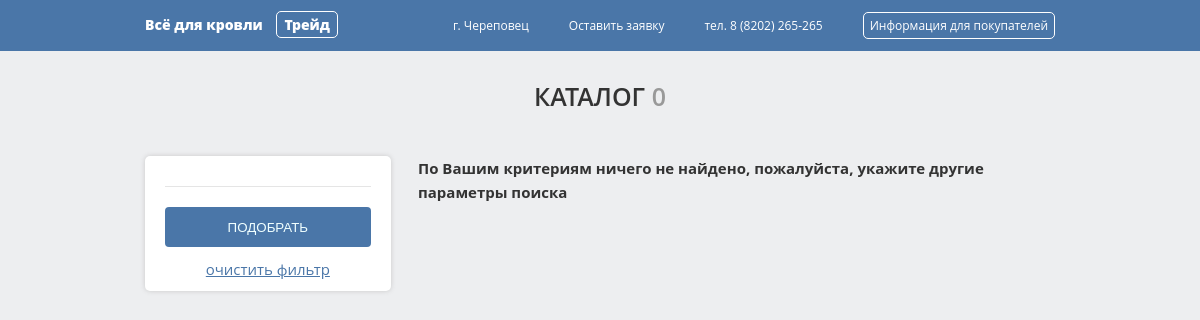
The page /db_orm/catalog/ on the database as committed earlier.
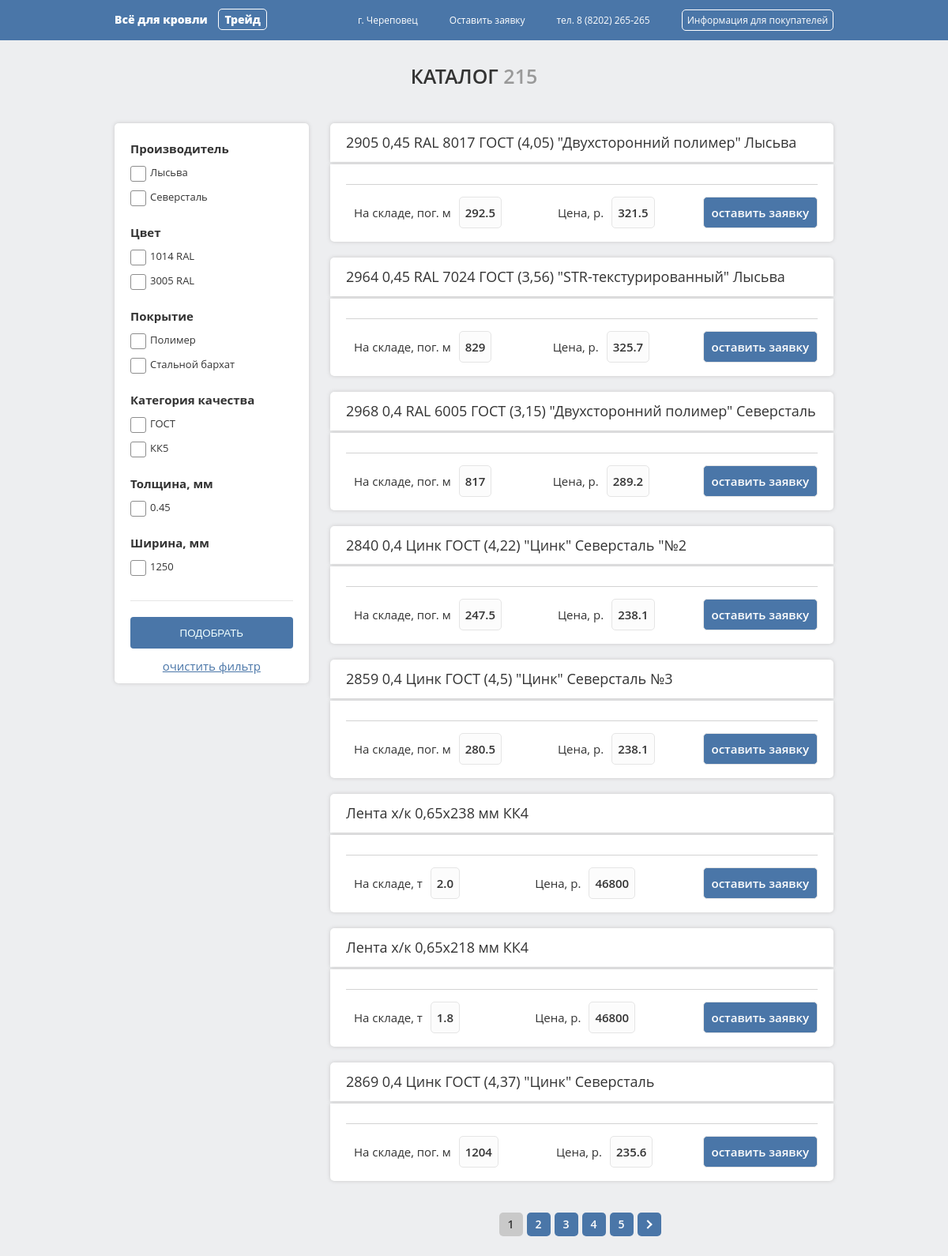
The same page on the database as committed later.
### db_orm/models.py (models this page shows, shortened)
class FeatureGroup(models.Model):
    link = models.UUIDField(primary_key=True, default=uuid.uuid4, editable=False)
    name = models.CharField(max_length=50)

class Feature(models.Model):
    name = models.CharField(max_length=50)
    link = models.UUIDField(default=uuid.uuid4, primary_key=True, editable=False)
    feature_group = models.ForeignKey('FeatureGroup', on_delete = models.CASCADE, default = None)

class Product(models.Model):
    link = models.UUIDField(primary_key=True, default=uuid.uuid4, editable=False)
    name = models.CharField(max_length=50)
    price = models.DecimalField(max_digits=15, decimal_places=2, default=0)
    unit_of_measurement = models.CharField(max_length=10, default=None)
    balance = models.DecimalField(max_digits=15, decimal_places=3, default=0)
    features_link = models.ManyToManyField(Feature)

### db_orm/views.py (the view)
# urls.py: path('catalog/', views.catalog, name='catalog'),
def catalog(request):
    catalog_link = request.get_full_path()
    products_list = Product.objects.all()
    groups_with_features = get_groups_with_features(products_list)
    filter_params = request.GET.getlist('filter_items')
    filter_params = [UUID(x) for x in filter_params]
    if len(filter_params):
        products_list = filter_products(filter_params, products_list)
    quantity_of_products = len(products_list)
    paginator = Paginator(products_list, 8)
    page_number = request.GET.get('page', 1)
    page = paginator.get_page(page_number)
    is_paginated = page.has_other_pages()
    if page.has_previous():
        previous_page_number = page.previous_page_number()
    else:
        previous_page_number = ''
    if page.has_next():
        next_page_number = page.next_page_number()
    else:
        next_page_number = ''
    context = {
               'products': page,
               'groups_with_features': groups_with_features,
               'filter_params': filter_params,
               'is_paginated': is_paginated,
               'next_page_number': next_page_number,
               'previous_page_number': previous_page_number,
               'quantity_of_products': quantity_of_products,
               }
    return render(request, 'catalog.html', context=context)

### db_orm/catalog_filter.py (called while the page is built)
def get_groups_with_features(products_list):
    all_features = set()
    for product in products_list:
        for feature in product.features_link.all():
            all_features.add(feature)
    feature_groups = set()
    for feature in all_features:
        feature_groups.add(feature.feature_group)
    groups_with_features = []
    for group in feature_groups:
        features_of_group = []
        for feature in all_features:
            if feature.feature_group == group:
                features_of_group.append(feature)
        group_element = {
                        'name': group.name,
                        'features': sorted(features_of_group, key=lambda features: features.name),
                         }
        groups_with_features.append(group_element)
    return groups_with_features

### db_orm/templatetags/my_tags.py (called while the page is built)
@register.simple_tag(takes_context=True)
def param_replace(context, **kwargs):
    d = context['request'].GET.copy()
    for k, v in kwargs.items():
        d[k] = v
    for k in [k for k, v in d.items() if not v]:
        del d[k]
    return d.urlencode()

### db_orm/templates/catalog.html (shortened to what the changed rows need)
{% extends 'base.html' %}
{% load my_tags %}
{% block content %}
<div class="section">
    <div class="container">
        <div class="title">Каталог <span class="quantity_of_products">{{quantity_of_products}}</span></div>
        <div class="catalog">
            <div class="filter">
                <div class="filter_inner">
                    <form action="{% url 'catalog' %}" method="GET">
                        {% for group in groups_with_features %}
                        <div class="filter_item">
                            <div class="filter_title">
                                {{group.name}}
                            </div>
                            <div class="filter_input">
                                {% for feature in group.features %}
                                {% if feature.link in filter_params %}
                                <input checked id="{{feature.link}}" type="checkbox" name="filter_items"
                                    value="{{feature.link}}">
                                <label for="{{feature.link}}">{{feature.name}}</label>
                                {% else %}
                                <label for="{{feature.link}}">{{feature.name}}</label>
                                {% endif %}
                                {% endfor %}
                            </div>
                        </div>
                        {% endfor %}
                    </form>
                </div>
            </div>
            <div class="goods">
                <div class="products">
                    {% if not products %}
                    <span><b>По Вашим критериям ничего не найдено, пожалуйста, укажите другие параметры
                            поиска</b></span>
                    {% endif %}
                    {% for product in products %}
                    <div class="product_item">
                        <div class="product_name">
                            {{product.name}}
                        </div>
                        <div class="product_details">
                            <div class="product_info">
                                <div class="product_info_item">
                                    <div class="product_info_title">
                                        На складе, {{product.unit_of_measurement}}
                                    </div>
                                    <div class="product_info_content">
                                        {{product.balance | floatformat}}
                                    </div>
                                </div>
                                <div class="product_info_item">
                                    <div class="product_info_title">
                                        Цена, р.
                                    </div>
                                    <div class="product_info_content">
                                        {{product.price | floatformat}}
                                    </div>
                                </div>
                                <div class="product_info_item">
                                    <div class="product_button">оставить заявку</div>
                                </div>
                            </div>
                        </div>
                    </div>
                    {% endfor %}
                </div>
                {% if is_paginated %}
                <div class="pagination">
                    {% for n in products.paginator.page_range %}
                    {% if products.number == n %}
                    <a href="?{% param_replace page=n %}"><div class="page page--active">
                        {{ n }}
                    </div></a>
                    {% elif n > products.number|add:-5 and n < products.number|add:5 %}
                    <a href="?{% param_replace page=n %}">
                    <div class="page">
                            {{ n }}
                    </div></a>
                    {% endif %}
                    {% endfor %}
                    {% if next_page_number %}
                    <a href="?{% param_replace page=next_page_number %}"><div class="page next_prev_page next"></div></a>
                    {% endif %}
                </div>
                {% endif %}
            </div>
        </div>
    </div>
</div>
{% endblock %}

Rows that differ between the two databases and show on the page:
added FeatureGroup: name "Производитель"
added Feature: name "Лысьва", shown under "Производитель"
added Feature: name "Северсталь", shown under "Производитель"
added FeatureGroup: name "Цвет"
added Feature: name "1014 RAL", shown under "Цвет"
added Feature: name "3005 RAL", shown under "Цвет"
added FeatureGroup: name "Покрытие"
added Feature: name "Полимер", shown under "Покрытие"
added Feature: name "Стальной бархат", shown under "Покрытие"
added FeatureGroup: name "Категория качества"
added Feature: name "ГОСТ", shown under "Категория качества"
added Feature: name "КК5", shown under "Категория качества"
added FeatureGroup: name "Толщина, мм"
added Feature: name "0.45", shown under "Толщина, мм"
added FeatureGroup: name "Ширина, мм"
added Feature: name "1250", shown under "Ширина, мм"
added Product: name "2905 0,45 RAL 8017 ГОСТ (4,05) \"Двухсторонний полимер\" Лысьва", unit_of_measurement "пог. м", balance "292.5", price "321.5"
added Product: name "2964 0,45 RAL 7024 ГОСТ (3,56) \"STR-текстурированный\" Лысьва", unit_of_measurement "пог. м", balance "829", price "325.7"
added Product: name "2968 0,4 RAL 6005 ГОСТ (3,15) \"Двухсторонний полимер\" Северсталь", unit_of_measurement "пог. м", balance "817", price "289.2"
added Product: name "2840 0,4 Цинк ГОСТ (4,22) \"Цинк\" Северсталь \"№2", unit_of_measurement "пог. м", balance "247.5", price "238.1"
added Product: name "2859 0,4 Цинк ГОСТ (4,5) \"Цинк\" Северсталь №3", unit_of_measurement "пог. м", balance "280.5", price "238.1"
added Product: name "Лента х/к 0,65х238 мм КК4", unit_of_measurement "т", balance "2.0", price "46800"
added Product: name "Лента х/к 0,65х218 мм КК4", unit_of_measurement "т", balance "1.8", price "46800"
added Product: name "2869 0,4 Цинк ГОСТ (4,37) \"Цинк\" Северсталь", unit_of_measurement "пог. м", balance "1204", price "235.6"
Other text that changed with them:
{{ quantity_of_products }}: "0" → "215"
new list line: "1"
new list line: "2"
new list line: "3"
new list line: "4"
new list line: "5"
text no longer shown: "По Вашим критериям ничего не найдено, пожалуйста, укажите другие параметры поиска"
